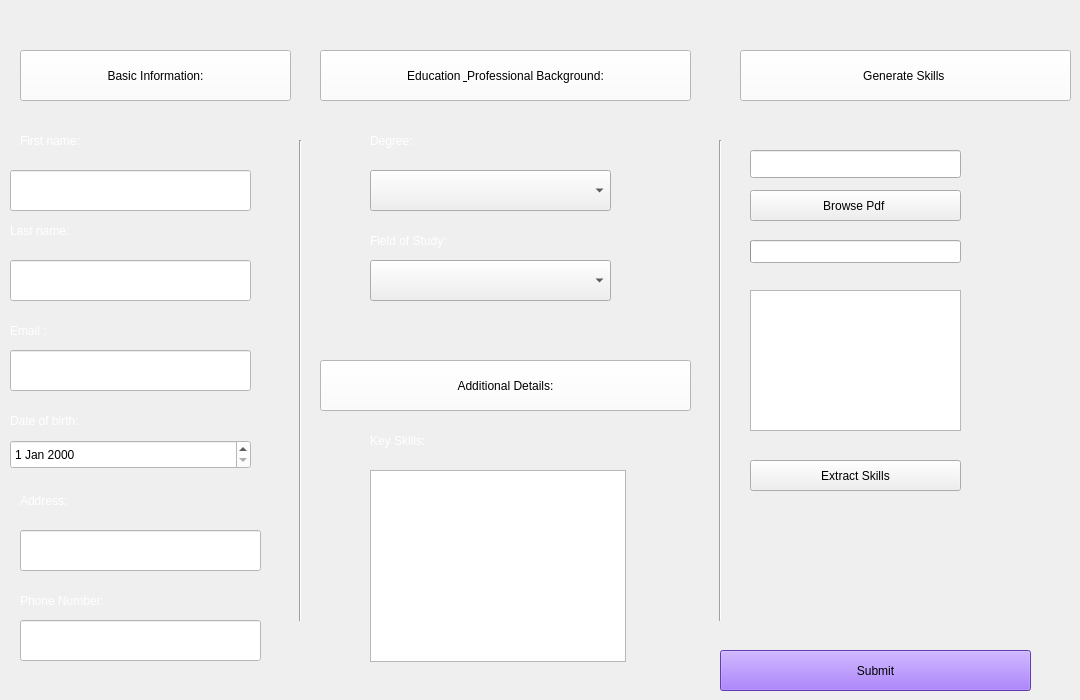
   <widget class="QWidget" name="onAddClientClicked">
    <attribute name="title">
     <string>Create</string>
    </attribute>
    <widget class="QComboBox" name="domainCombo">
     <property name="geometry">
      <rect>
       <x>370</x>
       <y>260</y>
       <width>241</width>
       <height>41</height>
      </rect>
     </property>
    </widget>
    <widget class="QLabel" name="label_46">
     <property name="geometry">
      <rect>
       <x>10</x>
       <y>320</y>
       <width>191</width>
       <height>21</height>
      </rect>
     </property>
     <property name="styleSheet">
      <string notr="true">color: rgb(30, 41, 59);
color: rgb(255, 255, 255);
</string>
     </property>
     <property name="text">
      <string>Email :</string>
     </property>
    </widget>
    <widget class="QLineEdit" name="addressEdit">
     <property name="geometry">
      <rect>
       <x>20</x>
       <y>530</y>
       <width>241</width>
       <height>41</height>
      </rect>
     </property>
     <property name="styleSheet">
      <string notr="true">color: rgb(0, 0, 0);
background-color: rgb(255, 255, 255);
</string>
     </property>
    </widget>
    <widget class="Line" name="line_7">
     <property name="geometry">
      <rect>
       <x>290</x>
       <y>140</y>
       <width>20</width>
       <height>481</height>
      </rect>
     </property>
     <property name="orientation">
      <enum>Qt::Orientation::Vertical</enum>
     </property>
    </widget>
    <widget class="QLineEdit" name="emailLineEdit">
     <property name="geometry">
      <rect>
       <x>10</x>
       <y>350</y>
       <width>241</width>
       <height>41</height>
      </rect>
     </property>
     <property name="styleSheet">
      <string notr="true">color: rgb(0, 0, 0);
background-color: rgb(255, 255, 255);</string>
     </property>
    </widget>
    <widget class="QLabel" name="label_51">
     <property name="geometry">
      <rect>
       <x>10</x>
       <y>410</y>
       <width>171</width>
       <height>21</height>
      </rect>
     </property>
     <property name="styleSheet">
      <string notr="true">color: #1E293B;
color: rgb(255, 255, 255);</string>
     </property>
     <property name="text">
      <string>Date of birth:</string>
     </property>
    </widget>
    <widget class="QPushButton" name="pushButton_36">
     <property name="geometry">
      <rect>
       <x>320</x>
       <y>50</y>
       <width>371</width>
       <height>51</height>
      </rect>
     </property>
     <property name="styleSheet">
      <string notr="true">background-color: rgb(255, 255, 255);
border-color: rgb(37, 99, 235);
font: 11pt &quot;Sitka&quot;;
color: rgb(0, 0, 0);

</string>
     </property>
     <property name="text">
      <string>Education &amp; Professional Background:</string>
     </property>
    </widget>
    <widget class="QLabel" name="label_54">
     <property name="geometry">
      <rect>
       <x>20</x>
       <y>130</y>
       <width>191</width>
       <height>21</height>
      </rect>
     </property>
     <property name="styleSheet">
      <string notr="true">color: rgb(30, 41, 59);
color: rgb(255, 255, 255);
</string>
     </property>
     <property name="text">
      <string>First name:</string>
     </property>
    </widget>
    <widget class="QLineEdit" name="phoneEdit">
     <property name="geometry">
      <rect>
       <x>20</x>
       <y>620</y>
       <width>241</width>
       <height>41</height>
      </rect>
     </property>
     <property name="styleSheet">
      <string notr="true">color: rgb(0, 0, 0);
background-color: rgb(255, 255, 255);
</string>
     </property>
    </widget>
    <widget class="QLabel" name="label_56">
     <property name="geometry">
      <rect>
       <x>370</x>
       <y>430</y>
       <width>171</width>
       <height>21</height>
      </rect>
     </property>
     <property name="styleSheet">
      <string notr="true">color: #1E293B;
color: rgb(255, 255, 255);</string>
     </property>
     <property name="text">
      <string>Key Skills:</string>
     </property>
    </widget>
    <widget class="QLabel" name="label_57">
     <property name="geometry">
      <rect>
       <x>370</x>
       <y>230</y>
       <width>171</width>
       <height>21</height>
      </rect>
     </property>
     <property name="styleSheet">
      <string notr="true">color: #1E293B;
color: rgb(255, 255, 255);</string>
     </property>
     <property name="text">
      <string>Field of Study: </string>
     </property>
    </widget>
    <widget class="QLabel" name="label_58">
     <property name="geometry">
      <rect>
       <x>370</x>
       <y>130</y>
       <width>171</width>
       <height>21</height>
      </rect>
     </property>
     <property name="styleSheet">
      <string notr="true">color: #1E293B;
color: rgb(255, 255, 255);</string>
     </property>
     <property name="text">
      <string>Degree: </string>
     </property>
    </widget>
    <widget class="QPushButton" name="pushButton_37">
     <property name="geometry">
      <rect>
       <x>320</x>
       <y>360</y>
       <width>371</width>
       <height>51</height>
      </rect>
     </property>
     <property name="styleSheet">
      <string notr="true">background-color: rgb(255, 255, 255);
border-color: rgb(37, 99, 235);
font: 11pt &quot;Sitka&quot;;
color: rgb(0, 0, 0);

</string>
     </property>
     <property name="text">
      <string>Additional Details:</string>
     </property>
    </widget>
    <widget class="QLineEdit" name="firstNameLineEdit">
     <property name="geometry">
      <rect>
       <x>10</x>
       <y>170</y>
       <width>241</width>
       <height>41</height>
      </rect>
     </property>
     <property name="styleSheet">
      <string notr="true">color: rgb(0, 0, 0);
background-color: rgb(255, 255, 255);</string>
     </property>
    </widget>
    <widget class="Line" name="line_8">
     <property name="geometry">
      <rect>
       <x>710</x>
       <y>140</y>
       <width>20</width>
       <height>481</height>
      </rect>
     </property>
     <property name="orientation">
      <enum>Qt::Orientation::Vertical</enum>
     </property>
    </widget>
    <widget class="QLabel" name="label_59">
     <property name="geometry">
      <rect>
       <x>20</x>
       <y>490</y>
       <width>251</width>
       <height>21</height>
      </rect>
     </property>
     <property name="styleSheet">
      <string notr="true">color: #1E293B;
color: rgb(255, 255, 255);</string>
     </property>
     <property name="text">
      <string>Address:</string>
     </property>
    </widget>
    <widget class="QDateEdit" name="dateOfBirthEdit">
     <property name="geometry">
      <rect>
       <x>10</x>
       <y>440</y>
       <width>241</width>
       <height>29</height>
      </rect>
     </property>
     <property name="styleSheet">
      <string notr="true">color: rgb(0, 0, 0);
background-color: rgb(255, 255, 255);</string>
     </property>
    </widget>
    <widget class="QLabel" name="label_60">
     <property name="geometry">
      <rect>
       <x>10</x>
       <y>220</y>
       <width>191</width>
       <height>21</height>
      </rect>
     </property>
     <property name="styleSheet">
      <string notr="true">color: rgb(30, 41, 59);
color: rgb(255, 255, 255);
</string>
     </property>
     <property name="text">
      <string>Last name:</string>
     </property>
    </widget>
    <widget class="QPushButton" name="pushButton_38">
     <property name="geometry">
      <rect>
       <x>20</x>
       <y>50</y>
       <width>271</width>
       <height>51</height>
      </rect>
     </property>
     <property name="styleSheet">
      <string notr="true">background-color: rgb(255, 255, 255);
border-color: rgb(37, 99, 235);
font: 11pt &quot;Sitka&quot;;
color: rgb(0, 0, 0);

</string>
     </property>
     <property name="text">
      <string>Basic Information:</string>
     </property>
    </widget>
    <widget class="QLabel" name="label_61">
     <property name="geometry">
      <rect>
       <x>20</x>
       <y>590</y>
       <width>171</width>
       <height>21</height>
      </rect>
     </property>
     <property name="styleSheet">
      <string notr="true">color: #1E293B;
color: rgb(255, 255, 255);</string>
     </property>
     <property name="text">
      <string>Phone Number:</string>
     </property>
    </widget>
    <widget class="QLineEdit" name="lastNameLineEdit">
     <property name="geometry">
      <rect>
       <x>10</x>
       <y>260</y>
       <width>241</width>
       <height>41</height>
      </rect>
     </property>
     <property name="styleSheet">
      <string notr="true">color: rgb(0, 0, 0);
background-color: rgb(255, 255, 255);</string>
     </property>
    </widget>
    <widget class="QPushButton" name="addButton">
     <property name="geometry">
      <rect>
       <x>720</x>
       <y>650</y>
       <width>311</width>
       <height>41</height>
      </rect>
     </property>
     <property name="styleSheet">
      <string notr="true">font: 11pt &quot;Segoe UI&quot;;
background-color: rgb(137, 81, 249);

</string>
     </property>
     <property name="text">
      <string>Submit</string>
     </property>
    </widget>
    <widget class="QComboBox" name="diplomaCombo">
     <property name="geometry">
      <rect>
       <x>370</x>
       <y>170</y>
       <width>241</width>
       <height>41</height>
      </rect>
     </property>
    </widget>
    <widget class="QListWidget" name="skillsListWidget">
     <property name="geometry">
      <rect>
       <x>370</x>
       <y>470</y>
       <width>256</width>
       <height>192</height>
      </rect>
     </property>
    </widget>
    <widget class="QPushButton" name="pushButton_39">
     <property name="geometry">
      <rect>
       <x>740</x>
       <y>50</y>
       <width>331</width>
       <height>51</height>
      </rect>
     </property>
     <property name="styleSheet">
      <string notr="true">background-color: rgb(255, 255, 255);
border-color: rgb(37, 99, 235);
font: 11pt &quot;Sitka&quot;;
color: rgb(0, 0, 0);

</string>
     </property>
     <property name="text">
      <string>Generate Skills </string>
     </property>
    </widget>
    <widget class="QTextEdit" name="skillsEdit">
     <property name="geometry">
      <rect>
       <x>750</x>
       <y>290</y>
       <width>211</width>
       <height>141</height>
      </rect>
     </property>
    </widget>
    <widget class="QLineEdit" name="pdfPathEdit">
     <property name="geometry">
      <rect>
       <x>750</x>
       <y>150</y>
       <width>211</width>
       <height>28</height>
      </rect>
     </property>
    </widget>
    <widget class="QPushButton" name="pushButton_8">
     <property name="geometry">
      <rect>
       <x>750</x>
       <y>190</y>
       <width>211</width>
       <height>31</height>
      </rect>
     </property>
     <property name="text">
      <string>Browse Pdf </string>
     </property>
    </widget>
    <widget class="QPushButton" name="extractSkillsButton">
     <property name="geometry">
      <rect>
       <x>750</x>
       <y>460</y>
       <width>211</width>
       <height>31</height>
      </rect>
     </property>
     <property name="text">
      <string>Extract Skills</string>
     </property>
    </widget>
    <widget class="QProgressBar" name="progressBar">
     <property name="geometry">
      <rect>
       <x>750</x>
       <y>240</y>
       <width>211</width>
       <height>23</height>
      </rect>
     </property>
     <property name="maximum">
      <number>1</number>
     </property>
     <property name="value">
      <number>-1</number>
     </property>
     <property name="textVisible">
      <bool>false</bool>
     </property>
    </widget>
   </widget>
